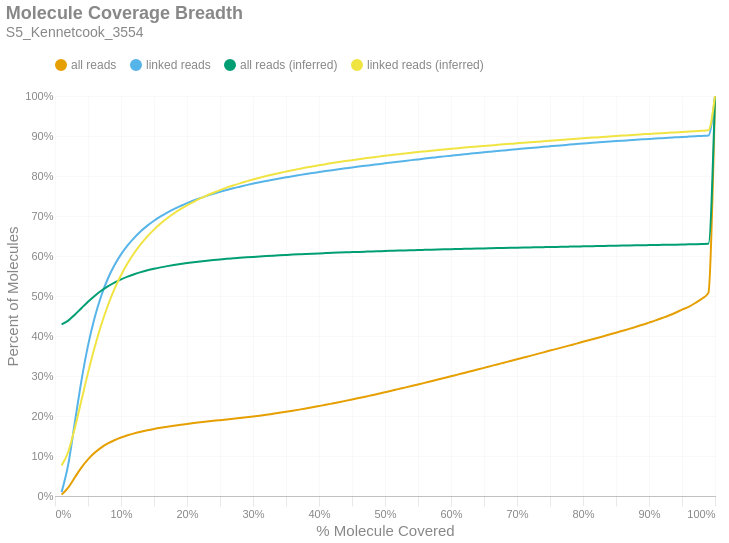

Write notebook code for a chart like this one.
### Markdown cell above
### Molecule Read Coverage
This chart shows molecule coverage breadth as computed by the number of bases aligned to that molecule. In other words, "*how much of each unique long molecule is actually sequenced/aligned?*" Keep in mind there is a distinction between sequences and alignments, since some sequences belonging to a particular molecule may not align well and wouldn't appear in the alignment data. This chart also shows molecule coverage breadth as computed by the *inferred fragment* from which the aligned sequences originate. Unlike read coverage, this calculation takes into account the total insert size, including unsequenced gaps between the forward and reverse reads. Like the previous figures, these are cumulative percents.

### Code cell
if SKIPLR:
    print_html(f"Skipped")
else:
    binned_df = consolidated_hist(valids['coverage_bp'], mask, 0.01, True)
    binned_df_inf = consolidated_hist(valids['coverage_inserts'], mask, 0.01, True)
    binned_df = binned_df.with_columns(pl.lit(binned_df_inf['all reads (cumsum)']).alias('all reads (inferred)'))
    binned_df = binned_df.with_columns(pl.lit(binned_df_inf['linked reads (cumsum)']).alias('linked reads (inferred)'))
    binned_df = binned_df.with_columns(
        (pl.col('bin').cast(pl.Float64) + 0.01).alias('right_edge')
    )

    with SafeRender(binned_df):
        (
            density_plot(binned_df, 'Molecule Coverage Breadth', samplename, 'molcov', ['all reads (inferred)','linked reads (inferred)'])
            .encode(
                #x=alt.X('bin:Q', title="% Molecule Covered").axis(format = '%').scale(padding=0),
                x=alt.X('right_edge:Q', title="% Molecule Covered").axis(format='%').scale(padding=0),
                y=alt.Y('value:Q', title='Percent of Molecules')
                    .axis(format='%')
                    .stack(False)
                    .scale(domainMin=0, padding=0),
                color=alt.Color("key:N").scale(domain = ["all reads", "linked reads", "all reads (inferred)", "linked reads (inferred)"]),
                tooltip = [
                    alt.Tooltip("key:N", title = "Data Type"),
                    alt.Tooltip("range_label:N", title="% Molecule Covered"),
                    alt.Tooltip("value:Q", format = ".2%", title="% Molecules")
                ]
            )
        ).display()

### Figure 1 — Vega-Lite specification as saved in the notebook (floating-point values rounded to 4 significant figures)
{"width": "container", "height": 400, "config": {"title": {"anchor": "start", "dy": -15, "fontSize": 18, "color": "#888888", "subtitleColor": "#888888", "subtitleFontSize": 14}, "arc": {"fill": "#0072B2"}, "axis": {"domainColor": "#888888", "domainWidth": 0.5, "gridWidth": 0.2, "grid": false, "titleFontWeight": 400, "titleFontSize": 15, "labelFontSize": 11, "labelColor": "#888888", "tickColor": "#888888", "tickWidth": 0.2, "titleColor": "#888888"}, "axisBand": {"grid": false}, "axisX": {"grid": true, "tickSize": 10, "domainCap": "round"}, "axisY": {"domain": false, "grid": true, "tickSize": 0, "domainCap": "round"}, "background": "transparent", "header": {"labelFontSize": 15, "labelColor": "#888888", "titleFontSize": 15, "titleFontWeight": 600, "titleColor": "#888888"}, "legend": {"labelFont": "sans-serif", "labelFontSize": 12, "labelColor": "#888888", "symbolSize": 100, "symbolType": "circle", "titleFontSize": 12, "titlePadding": 10, "titleColor": "#888888", "title": null, "orient": "top"}, "range": {"category": ["#E69F00", "#56B4E9", "#009E73", "#F0E442", "#0072B2", "#D55E00", "#CC79A7", "#000000"], "diverging": ["#cfe8f3", "#a2d4ec", "#73bfe2", "#46abdb", "#1696d2", "#12719e"]}, "area": {"fill": "#0072B2", "fillOpacity": 0.7, "line": true, "strokeOpacity": 0.7}, "line": {"color": "#0072B2", "stroke": "#0072B2", "strokeWidth": 2}, "trail": {"color": "#0072B2", "stroke": "#0072B2", "strokeWidth": 0, "size": 1}, "point": {"filled": true, "fillOpacity": 1.0, "size": 95}, "text": {"color": "#888888", "fontSize": 11, "align": "right", "fontWeight": 400, "size": 11}, "bar": {"fill": "#0072B2", "stroke": null}, "view": {"stroke": null, "continuousWidth": 660, "continuousHeight": 400}}, "data": {"name": "data-c3dce9149fc2d4628fd15d442405def2"}, "mark": {"type": "line", "interpolate": "monotone", "point": {"opacity": 0, "size": 275}}, "encoding": {"color": {"field": "key", "scale": {"domain": ["all reads", "linked reads", "all reads (inferred)", "linked reads (inferred)"]}, "type": "nominal"}, "tooltip": [{"field": "key", "title": "Data Type", "type": "nominal"}, {"field": "range_label", "title": "% Molecule Covered", "type": "nominal"}, {"field": "value", "format": ".2%", "title": "% Molecules", "type": "quantitative"}], "x": {"axis": {"format": "%"}, "field": "right_edge", "scale": {"padding": 0}, "title": "% Molecule Covered", "type": "quantitative"}, "y": {"axis": {"format": "%"}, "field": "value", "scale": {"domainMin": 0, "padding": 0}, "stack": false, "title": "Percent of Molecules", "type": "quantitative"}}, "params": [{"name": "param_c36ac31b6afebe62", "select": {"type": "point", "fields": ["key"]}, "bind": "legend"}], "title": {"text": "Molecule Coverage Breadth", "subtitle": "S5_Kennetcook_3554"}, "transform": [{"fold": ["all reads (cumsum)", "linked reads (cumsum)", "all reads (inferred)", "linked reads (inferred)"]}, {"calculate": "replace(datum.key, ' (cumsum)', '')", "as": "key"}, {"filter": {"param": "param_c36ac31b6afebe62"}}], "usermeta": {"embedOptions": {"downloadFileName": "S5_Kennetcook_3554.molcov"}}, "$schema": "https://vega.github.io/schema/vega-lite/v6.1.0.json", "datasets": {"data-c3dce9149fc2d4628fd15d442405def2": [{"bin": "0.0", "interval": "0.0-0.01", "all reads": 0.003398, "linked reads": 0.009693, "all reads (cumsum)": 0.003398, "linked reads (cumsum)": 0.009693, "range_label": "0.0-0.01", "all reads (inferred)": 0.4291, "linked reads (inferred)": 0.0763, "right_edge": 0.01}, {"bin": "0.01", "interval": "0.01-0.02", "all reads": 0.01779, "linked reads": 0.06878, "all reads (cumsum)": 0.02119, "linked reads (cumsum)": 0.07847, "range_label": "0.01-0.02", "all reads (inferred)": 0.4386, "linked reads (inferred)": 0.1101, "right_edge": 0.02}, {"bin": "0.02", "interval": "0.02-0.03", "all reads": 0.02518, "linked reads": 0.1049, "all reads (cumsum)": 0.04636, "linked reads (cumsum)": 0.1833, "range_label": "0.02-0.03", "all reads (inferred)": 0.4532, "linked reads (inferred)": 0.1696, "right_edge": 0.03}, {"bin": "0.03", "interval": "0.03-0.04", "all reads": 0.02461, "linked reads": 0.1045, "all reads (cumsum)": 0.07098, "linked reads (cumsum)": 0.2879, "range_label": "0.03-0.04", "all reads (inferred)": 0.4695, "linked reads (inferred)": 0.2385, "right_edge": 0.04}, {"bin": "0.04", "interval": "0.04-0.05", "all reads": 0.02066, "linked reads": 0.08809, "all reads (cumsum)": 0.09164, "linked reads (cumsum)": 0.3759, "range_label": "0.04-0.05", "all reads (inferred)": 0.4856, "linked reads (inferred)": 0.3078, "right_edge": 0.05}, {"bin": "0.05", "interval": "0.05-0.06", "all reads": 0.01643, "linked reads": 0.06974, "all reads (cumsum)": 0.1081, "linked reads (cumsum)": 0.4457, "range_label": "0.05-0.06", "all reads (inferred)": 0.5003, "linked reads (inferred)": 0.3713, "right_edge": 0.06}, {"bin": "0.06", "interval": "0.06-0.07", "all reads": 0.0129, "linked reads": 0.05437, "all reads (cumsum)": 0.121, "linked reads (cumsum)": 0.5001, "range_label": "0.06-0.07", "all reads (inferred)": 0.5131, "linked reads (inferred)": 0.4274, "right_edge": 0.07}, {"bin": "0.07", "interval": "0.07-0.08", "all reads": 0.01031, "linked reads": 0.04312, "all reads (cumsum)": 0.1313, "linked reads (cumsum)": 0.5432, "range_label": "0.07-0.08", "all reads (inferred)": 0.5242, "linked reads (inferred)": 0.4756, "right_edge": 0.08}, {"bin": "0.08", "interval": "0.08-0.09", "all reads": 0.008164, "linked reads": 0.0337, "all reads (cumsum)": 0.1394, "linked reads (cumsum)": 0.5769, "range_label": "0.08-0.09", "all reads (inferred)": 0.5336, "linked reads (inferred)": 0.517, "right_edge": 0.09}, {"bin": "0.09", "interval": "0.09-0.1", "all reads": 0.006706, "linked reads": 0.02732, "all reads (cumsum)": 0.1461, "linked reads (cumsum)": 0.6042, "range_label": "0.09-0.1", "all reads (inferred)": 0.5417, "linked reads (inferred)": 0.5517, "right_edge": 0.1}, {"bin": "0.1", "interval": "0.1-0.11", "all reads": 0.005607, "linked reads": 0.02239, "all reads (cumsum)": 0.1517, "linked reads (cumsum)": 0.6266, "range_label": "0.1-0.11", "all reads (inferred)": 0.5486, "linked reads (inferred)": 0.5818, "right_edge": 0.11}, {"bin": "0.11", "interval": "0.11-0.12", "all reads": 0.004794, "linked reads": 0.01888, "all reads (cumsum)": 0.1565, "linked reads (cumsum)": 0.6455, "range_label": "0.11-0.12", "all reads (inferred)": 0.5545, "linked reads (inferred)": 0.6075, "right_edge": 0.12}, {"bin": "0.12", "interval": "0.12-0.13", "all reads": 0.004203, "linked reads": 0.01635, "all reads (cumsum)": 0.1607, "linked reads (cumsum)": 0.6618, "range_label": "0.12-0.13", "all reads (inferred)": 0.5597, "linked reads (inferred)": 0.6298, "right_edge": 0.13}, {"bin": "0.13", "interval": "0.13-0.14", "all reads": 0.003705, "linked reads": 0.01406, "all reads (cumsum)": 0.1645, "linked reads (cumsum)": 0.6759, "range_label": "0.13-0.14", "all reads (inferred)": 0.5641, "linked reads (inferred)": 0.6491, "right_edge": 0.14}, {"bin": "0.14", "interval": "0.14-0.15", "all reads": 0.00328, "linked reads": 0.01221, "all reads (cumsum)": 0.1677, "linked reads (cumsum)": 0.6881, "range_label": "0.14-0.15", "all reads (inferred)": 0.5681, "linked reads (inferred)": 0.666, "right_edge": 0.15}, {"bin": "0.15", "interval": "0.15-0.16", "all reads": 0.002938, "linked reads": 0.01076, "all reads (cumsum)": 0.1707, "linked reads (cumsum)": 0.6989, "range_label": "0.15-0.16", "all reads (inferred)": 0.5716, "linked reads (inferred)": 0.681, "right_edge": 0.16}, {"bin": "0.16", "interval": "0.16-0.17", "all reads": 0.002675, "linked reads": 0.009629, "all reads (cumsum)": 0.1733, "linked reads (cumsum)": 0.7085, "range_label": "0.16-0.17", "all reads (inferred)": 0.5747, "linked reads (inferred)": 0.6942, "right_edge": 0.17}, {"bin": "0.17", "interval": "0.17-0.18", "all reads": 0.002439, "linked reads": 0.008611, "all reads (cumsum)": 0.1758, "linked reads (cumsum)": 0.7171, "range_label": "0.17-0.18", "all reads (inferred)": 0.5775, "linked reads (inferred)": 0.7062, "right_edge": 0.18}, {"bin": "0.18", "interval": "0.18-0.19", "all reads": 0.002261, "linked reads": 0.007738, "all reads (cumsum)": 0.178, "linked reads (cumsum)": 0.7248, "range_label": "0.18-0.19", "all reads (inferred)": 0.58, "linked reads (inferred)": 0.717, "right_edge": 0.19}, {"bin": "0.19", "interval": "0.19-0.2", "all reads": 0.002198, "linked reads": 0.00733, "all reads (cumsum)": 0.1802, "linked reads (cumsum)": 0.7322, "range_label": "0.19-0.2", "all reads (inferred)": 0.5823, "linked reads (inferred)": 0.7266, "right_edge": 0.2}, {"bin": "0.2", "interval": "0.2-0.21", "all reads": 0.002024, "linked reads": 0.006501, "all reads (cumsum)": 0.1823, "linked reads (cumsum)": 0.7387, "range_label": "0.2-0.21", "all reads (inferred)": 0.5844, "linked reads (inferred)": 0.7355, "right_edge": 0.21}, {"bin": "0.21", "interval": "0.21-0.22", "all reads": 0.001932, "linked reads": 0.005963, "all reads (cumsum)": 0.1842, "linked reads (cumsum)": 0.7446, "range_label": "0.21-0.22", "all reads (inferred)": 0.5864, "linked reads (inferred)": 0.7439, "right_edge": 0.22}, {"bin": "0.22", "interval": "0.22-0.23", "all reads": 0.001869, "linked reads": 0.005707, "all reads (cumsum)": 0.1861, "linked reads (cumsum)": 0.7503, "range_label": "0.22-0.23", "all reads (inferred)": 0.5881, "linked reads (inferred)": 0.7513, "right_edge": 0.23}, {"bin": "0.23", "interval": "0.23-0.24", "all reads": 0.001818, "linked reads": 0.005247, "all reads (cumsum)": 0.1879, "linked reads (cumsum)": 0.7556, "range_label": "0.23-0.24", "all reads (inferred)": 0.5898, "linked reads (inferred)": 0.7582, "right_edge": 0.24}, {"bin": "0.24", "interval": "0.24-0.25", "all reads": 0.001756, "linked reads": 0.004893, "all reads (cumsum)": 0.1896, "linked reads (cumsum)": 0.7605, "range_label": "0.24-0.25", "all reads (inferred)": 0.5914, "linked reads (inferred)": 0.7647, "right_edge": 0.25}, {"bin": "0.25", "interval": "0.25-0.26", "all reads": 0.001744, "linked reads": 0.004517, "all reads (cumsum)": 0.1914, "linked reads (cumsum)": 0.765, "range_label": "0.25-0.26", "all reads (inferred)": 0.5928, "linked reads (inferred)": 0.7708, "right_edge": 0.26}, {"bin": "0.26", "interval": "0.26-0.27", "all reads": 0.001743, "linked reads": 0.004335, "all reads (cumsum)": 0.1931, "linked reads (cumsum)": 0.7693, "range_label": "0.26-0.27", "all reads (inferred)": 0.5941, "linked reads (inferred)": 0.7763, "right_edge": 0.27}, {"bin": "0.27", "interval": "0.27-0.28", "all reads": 0.001754, "linked reads": 0.003975, "all reads (cumsum)": 0.1949, "linked reads (cumsum)": 0.7733, "range_label": "0.27-0.28", "all reads (inferred)": 0.5954, "linked reads (inferred)": 0.7817, "right_edge": 0.28}, {"bin": "0.28", "interval": "0.28-0.29", "all reads": 0.00187, "linked reads": 0.00394, "all reads (cumsum)": 0.1968, "linked reads (cumsum)": 0.7772, "range_label": "0.28-0.29", "all reads (inferred)": 0.5966, "linked reads (inferred)": 0.7865, "right_edge": 0.29}, {"bin": "0.29", "interval": "0.29-0.3", "all reads": 0.001989, "linked reads": 0.003633, "all reads (cumsum)": 0.1987, "linked reads (cumsum)": 0.7809, "range_label": "0.29-0.3", "all reads (inferred)": 0.5978, "linked reads (inferred)": 0.7912, "right_edge": 0.3}, {"bin": "0.3", "interval": "0.3-0.31", "all reads": 0.002089, "linked reads": 0.003514, "all reads (cumsum)": 0.2008, "linked reads (cumsum)": 0.7844, "range_label": "0.3-0.31", "all reads (inferred)": 0.5988, "linked reads (inferred)": 0.7956, "right_edge": 0.31}, {"bin": "0.31", "interval": "0.31-0.32", "all reads": 0.002236, "linked reads": 0.003259, "all reads (cumsum)": 0.2031, "linked reads (cumsum)": 0.7876, "range_label": "0.31-0.32", "all reads (inferred)": 0.5999, "linked reads (inferred)": 0.7999, "right_edge": 0.32}, {"bin": "0.32", "interval": "0.32-0.33", "all reads": 0.002385, "linked reads": 0.00314, "all reads (cumsum)": 0.2055, "linked reads (cumsum)": 0.7908, "range_label": "0.32-0.33", "all reads (inferred)": 0.6008, "linked reads (inferred)": 0.8038, "right_edge": 0.33}, {"bin": "0.33", "interval": "0.33-0.34", "all reads": 0.002449, "linked reads": 0.003038, "all reads (cumsum)": 0.2079, "linked reads (cumsum)": 0.7938, "range_label": "0.33-0.34", "all reads (inferred)": 0.6017, "linked reads (inferred)": 0.8076, "right_edge": 0.34}, {"bin": "0.34", "interval": "0.34-0.35", "all reads": 0.002547, "linked reads": 0.00284, "all reads (cumsum)": 0.2104, "linked reads (cumsum)": 0.7967, "range_label": "0.34-0.35", "all reads (inferred)": 0.6026, "linked reads (inferred)": 0.8111, "right_edge": 0.35}, {"bin": "0.35", "interval": "0.35-0.36", "all reads": 0.002694, "linked reads": 0.002872, "all reads (cumsum)": 0.2131, "linked reads (cumsum)": 0.7995, "range_label": "0.35-0.36", "all reads (inferred)": 0.6035, "linked reads (inferred)": 0.8146, "right_edge": 0.36}, {"bin": "0.36", "interval": "0.36-0.37", "all reads": 0.00277, "linked reads": 0.002668, "all reads (cumsum)": 0.2159, "linked reads (cumsum)": 0.8022, "range_label": "0.36-0.37", "all reads (inferred)": 0.6043, "linked reads (inferred)": 0.8178, "right_edge": 0.37}, {"bin": "0.37", "interval": "0.37-0.38", "all reads": 0.002855, "linked reads": 0.002606, "all reads (cumsum)": 0.2188, "linked reads (cumsum)": 0.8048, "range_label": "0.37-0.38", "all reads (inferred)": 0.6051, "linked reads (inferred)": 0.821, "right_edge": 0.38}, {"bin": "0.38", "interval": "0.38-0.39", "all reads": 0.002969, "linked reads": 0.002548, "all reads (cumsum)": 0.2217, "linked reads (cumsum)": 0.8074, "range_label": "0.38-0.39", "all reads (inferred)": 0.6058, "linked reads (inferred)": 0.824, "right_edge": 0.39}, {"bin": "0.39", "interval": "0.39-0.4", "all reads": 0.003052, "linked reads": 0.002437, "all reads (cumsum)": 0.2248, "linked reads (cumsum)": 0.8098, "range_label": "0.39-0.4", "all reads (inferred)": 0.6065, "linked reads (inferred)": 0.8269, "right_edge": 0.4}, {"bin": "0.4", "interval": "0.4-0.41", "all reads": 0.003103, "linked reads": 0.002432, "all reads (cumsum)": 0.2279, "linked reads (cumsum)": 0.8122, "range_label": "0.4-0.41", "all reads (inferred)": 0.6072, "linked reads (inferred)": 0.8296, "right_edge": 0.41}, {"bin": "0.41", "interval": "0.41-0.42", "all reads": 0.003253, "linked reads": 0.002363, "all reads (cumsum)": 0.2311, "linked reads (cumsum)": 0.8146, "range_label": "0.41-0.42", "all reads (inferred)": 0.6079, "linked reads (inferred)": 0.8324, "right_edge": 0.42}, {"bin": "0.42", "interval": "0.42-0.43", "all reads": 0.003323, "linked reads": 0.00228, "all reads (cumsum)": 0.2345, "linked reads (cumsum)": 0.8169, "range_label": "0.42-0.43", "all reads (inferred)": 0.6085, "linked reads (inferred)": 0.8349, "right_edge": 0.43}, {"bin": "0.43", "interval": "0.43-0.44", "all reads": 0.003396, "linked reads": 0.002274, "all reads (cumsum)": 0.2379, "linked reads (cumsum)": 0.8191, "range_label": "0.43-0.44", "all reads (inferred)": 0.6091, "linked reads (inferred)": 0.8373, "right_edge": 0.44}, {"bin": "0.44", "interval": "0.44-0.45", "all reads": 0.003453, "linked reads": 0.00224, "all reads (cumsum)": 0.2413, "linked reads (cumsum)": 0.8214, "range_label": "0.44-0.45", "all reads (inferred)": 0.6097, "linked reads (inferred)": 0.8396, "right_edge": 0.45}, {"bin": "0.45", "interval": "0.45-0.46", "all reads": 0.00351, "linked reads": 0.002115, "all reads (cumsum)": 0.2448, "linked reads (cumsum)": 0.8235, "range_label": "0.45-0.46", "all reads (inferred)": 0.6103, "linked reads (inferred)": 0.8419, "right_edge": 0.46}, {"bin": "0.46", "interval": "0.46-0.47", "all reads": 0.003539, "linked reads": 0.00204, "all reads (cumsum)": 0.2484, "linked reads (cumsum)": 0.8255, "range_label": "0.46-0.47", "all reads (inferred)": 0.6109, "linked reads (inferred)": 0.8442, "right_edge": 0.47}, {"bin": "0.47", "interval": "0.47-0.48", "all reads": 0.003662, "linked reads": 0.002057, "all reads (cumsum)": 0.252, "linked reads (cumsum)": 0.8276, "range_label": "0.47-0.48", "all reads (inferred)": 0.6114, "linked reads (inferred)": 0.8464, "right_edge": 0.48}, {"bin": "0.48", "interval": "0.48-0.49", "all reads": 0.003594, "linked reads": 0.002029, "all reads (cumsum)": 0.2556, "linked reads (cumsum)": 0.8296, "range_label": "0.48-0.49", "all reads (inferred)": 0.612, "linked reads (inferred)": 0.8484, "right_edge": 0.49}, {"bin": "0.49", "interval": "0.49-0.5", "all reads": 0.004005, "linked reads": 0.002066, "all reads (cumsum)": 0.2596, "linked reads (cumsum)": 0.8317, "range_label": "0.49-0.5", "all reads (inferred)": 0.6125, "linked reads (inferred)": 0.8505, "right_edge": 0.5}, {"bin": "0.5", "interval": "0.5-0.51", "all reads": 0.003538, "linked reads": 0.002056, "all reads (cumsum)": 0.2632, "linked reads (cumsum)": 0.8338, "range_label": "0.5-0.51", "all reads (inferred)": 0.613, "linked reads (inferred)": 0.8525, "right_edge": 0.51}, {"bin": "0.51", "interval": "0.51-0.52", "all reads": 0.003969, "linked reads": 0.00205, "all reads (cumsum)": 0.2671, "linked reads (cumsum)": 0.8358, "range_label": "0.51-0.52", "all reads (inferred)": 0.6135, "linked reads (inferred)": 0.8544, "right_edge": 0.52}, {"bin": "0.52", "interval": "0.52-0.53", "all reads": 0.003814, "linked reads": 0.001976, "all reads (cumsum)": 0.2709, "linked reads (cumsum)": 0.8378, "range_label": "0.52-0.53", "all reads (inferred)": 0.614, "linked reads (inferred)": 0.8562, "right_edge": 0.53}, {"bin": "0.53", "interval": "0.53-0.54", "all reads": 0.003902, "linked reads": 0.001921, "all reads (cumsum)": 0.2748, "linked reads (cumsum)": 0.8397, "range_label": "0.53-0.54", "all reads (inferred)": 0.6145, "linked reads (inferred)": 0.858, "right_edge": 0.54}, {"bin": "0.54", "interval": "0.54-0.55", "all reads": 0.003982, "linked reads": 0.001848, "all reads (cumsum)": 0.2788, "linked reads (cumsum)": 0.8415, "range_label": "0.54-0.55", "all reads (inferred)": 0.6149, "linked reads (inferred)": 0.8598, "right_edge": 0.55}, {"bin": "0.55", "interval": "0.55-0.56", "all reads": 0.004054, "linked reads": 0.001957, "all reads (cumsum)": 0.2829, "linked reads (cumsum)": 0.8435, "range_label": "0.55-0.56", "all reads (inferred)": 0.6154, "linked reads (inferred)": 0.8615, "right_edge": 0.56}, {"bin": "0.56", "interval": "0.56-0.57", "all reads": 0.004112, "linked reads": 0.00191, "all reads (cumsum)": 0.287, "linked reads (cumsum)": 0.8454, "range_label": "0.56-0.57", "all reads (inferred)": 0.6158, "linked reads (inferred)": 0.8632, "right_edge": 0.57}, {"bin": "0.57", "interval": "0.57-0.58", "all reads": 0.004059, "linked reads": 0.00181, "all reads (cumsum)": 0.2911, "linked reads (cumsum)": 0.8472, "range_label": "0.57-0.58", "all reads (inferred)": 0.6162, "linked reads (inferred)": 0.8648, "right_edge": 0.58}, {"bin": "0.58", "interval": "0.58-0.59", "all reads": 0.004169, "linked reads": 0.001839, "all reads (cumsum)": 0.2952, "linked reads (cumsum)": 0.8491, "range_label": "0.58-0.59", "all reads (inferred)": 0.6167, "linked reads (inferred)": 0.8664, "right_edge": 0.59}, {"bin": "0.59", "interval": "0.59-0.6", "all reads": 0.004223, "linked reads": 0.001769, "all reads (cumsum)": 0.2994, "linked reads (cumsum)": 0.8508, "range_label": "0.59-0.6", "all reads (inferred)": 0.6171, "linked reads (inferred)": 0.868, "right_edge": 0.6}, {"bin": "0.6", "interval": "0.6-0.61", "all reads": 0.004023, "linked reads": 0.00172, "all reads (cumsum)": 0.3035, "linked reads (cumsum)": 0.8526, "range_label": "0.6-0.61", "all reads (inferred)": 0.6175, "linked reads (inferred)": 0.8695, "right_edge": 0.61}, {"bin": "0.61", "interval": "0.61-0.62", "all reads": 0.004239, "linked reads": 0.001746, "all reads (cumsum)": 0.3077, "linked reads (cumsum)": 0.8543, "range_label": "0.61-0.62", "all reads (inferred)": 0.6179, "linked reads (inferred)": 0.871, "right_edge": 0.62}, {"bin": "0.62", "interval": "0.62-0.63", "all reads": 0.004199, "linked reads": 0.001662, "all reads (cumsum)": 0.3119, "linked reads (cumsum)": 0.856, "range_label": "0.62-0.63", "all reads (inferred)": 0.6183, "linked reads (inferred)": 0.8724, "right_edge": 0.63}, {"bin": "0.63", "interval": "0.63-0.64", "all reads": 0.004201, "linked reads": 0.001692, "all reads (cumsum)": 0.3161, "linked reads (cumsum)": 0.8576, "range_label": "0.63-0.64", "all reads (inferred)": 0.6186, "linked reads (inferred)": 0.8738, "right_edge": 0.64}, {"bin": "0.64", "interval": "0.64-0.65", "all reads": 0.004256, "linked reads": 0.001662, "all reads (cumsum)": 0.3204, "linked reads (cumsum)": 0.8593, "range_label": "0.64-0.65", "all reads (inferred)": 0.619, "linked reads (inferred)": 0.8752, "right_edge": 0.65}, {"bin": "0.65", "interval": "0.65-0.66", "all reads": 0.00437, "linked reads": 0.001598, "all reads (cumsum)": 0.3247, "linked reads (cumsum)": 0.8609, "range_label": "0.65-0.66", "all reads (inferred)": 0.6194, "linked reads (inferred)": 0.8765, "right_edge": 0.66}, {"bin": "0.66", "interval": "0.66-0.67", "all reads": 0.004231, "linked reads": 0.00159, "all reads (cumsum)": 0.329, "linked reads (cumsum)": 0.8625, "range_label": "0.66-0.67", "all reads (inferred)": 0.6197, "linked reads (inferred)": 0.8778, "right_edge": 0.67}, {"bin": "0.67", "interval": "0.67-0.68", "all reads": 0.004294, "linked reads": 0.001534, "all reads (cumsum)": 0.3333, "linked reads (cumsum)": 0.864, "range_label": "0.67-0.68", "all reads (inferred)": 0.6201, "linked reads (inferred)": 0.8791, "right_edge": 0.68}, {"bin": "0.68", "interval": "0.68-0.69", "all reads": 0.004196, "linked reads": 0.001522, "all reads (cumsum)": 0.3375, "linked reads (cumsum)": 0.8656, "range_label": "0.68-0.69", "all reads (inferred)": 0.6204, "linked reads (inferred)": 0.8804, "right_edge": 0.69}, {"bin": "0.69", "interval": "0.69-0.7", "all reads": 0.004329, "linked reads": 0.001572, "all reads (cumsum)": 0.3418, "linked reads (cumsum)": 0.8671, "range_label": "0.69-0.7", "all reads (inferred)": 0.6208, "linked reads (inferred)": 0.8816, "right_edge": 0.7}, {"bin": "0.7", "interval": "0.7-0.71", "all reads": 0.004268, "linked reads": 0.001391, "all reads (cumsum)": 0.3461, "linked reads (cumsum)": 0.8685, "range_label": "0.7-0.71", "all reads (inferred)": 0.6211, "linked reads (inferred)": 0.883, "right_edge": 0.71}, {"bin": "0.71", "interval": "0.71-0.72", "all reads": 0.004255, "linked reads": 0.001443, "all reads (cumsum)": 0.3503, "linked reads (cumsum)": 0.87, "range_label": "0.71-0.72", "all reads (inferred)": 0.6214, "linked reads (inferred)": 0.8842, "right_edge": 0.72}, {"bin": "0.72", "interval": "0.72-0.73", "all reads": 0.004395, "linked reads": 0.001474, "all reads (cumsum)": 0.3547, "linked reads (cumsum)": 0.8714, "range_label": "0.72-0.73", "all reads (inferred)": 0.6218, "linked reads (inferred)": 0.8854, "right_edge": 0.73}, {"bin": "0.73", "interval": "0.73-0.74", "all reads": 0.004344, "linked reads": 0.001514, "all reads (cumsum)": 0.359, "linked reads (cumsum)": 0.873, "range_label": "0.73-0.74", "all reads (inferred)": 0.6221, "linked reads (inferred)": 0.8866, "right_edge": 0.74}, {"bin": "0.74", "interval": "0.74-0.75", "all reads": 0.004514, "linked reads": 0.001432, "all reads (cumsum)": 0.3636, "linked reads (cumsum)": 0.8744, "range_label": "0.74-0.75", "all reads (inferred)": 0.6225, "linked reads (inferred)": 0.8879, "right_edge": 0.75}, {"bin": "0.75", "interval": "0.75-0.76", "all reads": 0.004229, "linked reads": 0.001424, "all reads (cumsum)": 0.3678, "linked reads (cumsum)": 0.8758, "range_label": "0.75-0.76", "all reads (inferred)": 0.6228, "linked reads (inferred)": 0.8891, "right_edge": 0.76}, {"bin": "0.76", "interval": "0.76-0.77", "all reads": 0.004357, "linked reads": 0.001348, "all reads (cumsum)": 0.3721, "linked reads (cumsum)": 0.8772, "range_label": "0.76-0.77", "all reads (inferred)": 0.6231, "linked reads (inferred)": 0.8904, "right_edge": 0.77}, {"bin": "0.77", "interval": "0.77-0.78", "all reads": 0.004407, "linked reads": 0.001383, "all reads (cumsum)": 0.3766, "linked reads (cumsum)": 0.8785, "range_label": "0.77-0.78", "all reads (inferred)": 0.6235, "linked reads (inferred)": 0.8917, "right_edge": 0.78}, {"bin": "0.78", "interval": "0.78-0.79", "all reads": 0.004441, "linked reads": 0.001272, "all reads (cumsum)": 0.381, "linked reads (cumsum)": 0.8798, "range_label": "0.78-0.79", "all reads (inferred)": 0.6238, "linked reads (inferred)": 0.8929, "right_edge": 0.79}, {"bin": "0.79", "interval": "0.79-0.8", "all reads": 0.004628, "linked reads": 0.001299, "all reads (cumsum)": 0.3856, "linked reads (cumsum)": 0.8811, "range_label": "0.79-0.8", "all reads (inferred)": 0.6241, "linked reads (inferred)": 0.8941, "right_edge": 0.8}, {"bin": "0.8", "interval": "0.8-0.81", "all reads": 0.00431, "linked reads": 0.001221, "all reads (cumsum)": 0.3899, "linked reads (cumsum)": 0.8823, "range_label": "0.8-0.81", "all reads (inferred)": 0.6245, "linked reads (inferred)": 0.8953, "right_edge": 0.81}, {"bin": "0.81", "interval": "0.81-0.82", "all reads": 0.004471, "linked reads": 0.001238, "all reads (cumsum)": 0.3944, "linked reads (cumsum)": 0.8836, "range_label": "0.81-0.82", "all reads (inferred)": 0.6248, "linked reads (inferred)": 0.8965, "right_edge": 0.82}, {"bin": "0.82", "interval": "0.82-0.83", "all reads": 0.004566, "linked reads": 0.001196, "all reads (cumsum)": 0.399, "linked reads (cumsum)": 0.8848, "range_label": "0.82-0.83", "all reads (inferred)": 0.6251, "linked reads (inferred)": 0.8976, "right_edge": 0.83}, {"bin": "0.83", "interval": "0.83-0.84", "all reads": 0.004661, "linked reads": 0.001277, "all reads (cumsum)": 0.4036, "linked reads (cumsum)": 0.886, "range_label": "0.83-0.84", "all reads (inferred)": 0.6254, "linked reads (inferred)": 0.8988, "right_edge": 0.84}, {"bin": "0.84", "interval": "0.84-0.85", "all reads": 0.004676, "linked reads": 0.001229, "all reads (cumsum)": 0.4083, "linked reads (cumsum)": 0.8873, "range_label": "0.84-0.85", "all reads (inferred)": 0.6257, "linked reads (inferred)": 0.8999, "right_edge": 0.85}, {"bin": "0.85", "interval": "0.85-0.86", "all reads": 0.004762, "linked reads": 0.001129, "all reads (cumsum)": 0.4131, "linked reads (cumsum)": 0.8884, "range_label": "0.85-0.86", "all reads (inferred)": 0.626, "linked reads (inferred)": 0.901, "right_edge": 0.86}, {"bin": "0.86", "interval": "0.86-0.87", "all reads": 0.004778, "linked reads": 0.001084, "all reads (cumsum)": 0.4178, "linked reads (cumsum)": 0.8895, "range_label": "0.86-0.87", "all reads (inferred)": 0.6264, "linked reads (inferred)": 0.9021, "right_edge": 0.87}, {"bin": "0.87", "interval": "0.87-0.88", "all reads": 0.005071, "linked reads": 0.001107, "all reads (cumsum)": 0.4229, "linked reads (cumsum)": 0.8906, "range_label": "0.87-0.88", "all reads (inferred)": 0.6267, "linked reads (inferred)": 0.9032, "right_edge": 0.88}, {"bin": "0.88", "interval": "0.88-0.89", "all reads": 0.005095, "linked reads": 0.001075, "all reads (cumsum)": 0.428, "linked reads (cumsum)": 0.8917, "range_label": "0.88-0.89", "all reads (inferred)": 0.627, "linked reads (inferred)": 0.9042, "right_edge": 0.89}, {"bin": "0.89", "interval": "0.89-0.9", "all reads": 0.005476, "linked reads": 0.001053, "all reads (cumsum)": 0.4335, "linked reads (cumsum)": 0.8927, "range_label": "0.89-0.9", "all reads (inferred)": 0.6273, "linked reads (inferred)": 0.9052, "right_edge": 0.9}, {"bin": "0.9", "interval": "0.9-0.91", "all reads": 0.005533, "linked reads": 0.0009394, "all reads (cumsum)": 0.439, "linked reads (cumsum)": 0.8937, "range_label": "0.9-0.91", "all reads (inferred)": 0.6275, "linked reads (inferred)": 0.9062, "right_edge": 0.91}, {"bin": "0.91", "interval": "0.91-0.92", "all reads": 0.005936, "linked reads": 0.001022, "all reads (cumsum)": 0.445, "linked reads (cumsum)": 0.8947, "range_label": "0.91-0.92", "all reads (inferred)": 0.6278, "linked reads (inferred)": 0.9072, "right_edge": 0.92}, {"bin": "0.92", "interval": "0.92-0.93", "all reads": 0.006208, "linked reads": 0.001009, "all reads (cumsum)": 0.4512, "linked reads (cumsum)": 0.8957, "range_label": "0.92-0.93", "all reads (inferred)": 0.6281, "linked reads (inferred)": 0.9081, "right_edge": 0.93}, {"bin": "0.93", "interval": "0.93-0.94", "all reads": 0.007006, "linked reads": 0.0009704, "all reads (cumsum)": 0.4582, "linked reads (cumsum)": 0.8967, "range_label": "0.93-0.94", "all reads (inferred)": 0.6284, "linked reads (inferred)": 0.909, "right_edge": 0.94}, {"bin": "0.94", "interval": "0.94-0.95", "all reads": 0.00783, "linked reads": 0.0009816, "all reads (cumsum)": 0.466, "linked reads (cumsum)": 0.8976, "range_label": "0.94-0.95", "all reads (inferred)": 0.6287, "linked reads (inferred)": 0.91, "right_edge": 0.95}, {"bin": "0.95", "interval": "0.95-0.96", "all reads": 0.006759, "linked reads": 0.0009056, "all reads (cumsum)": 0.4728, "linked reads (cumsum)": 0.8985, "range_label": "0.95-0.96", "all reads (inferred)": 0.6291, "linked reads (inferred)": 0.911, "right_edge": 0.96}, {"bin": "0.96", "interval": "0.96-0.97", "all reads": 0.009782, "linked reads": 0.0008972, "all reads (cumsum)": 0.4825, "linked reads (cumsum)": 0.8994, "range_label": "0.96-0.97", "all reads (inferred)": 0.6295, "linked reads (inferred)": 0.9119, "right_edge": 0.97}, {"bin": "0.97", "interval": "0.97-0.98", "all reads": 0.0104, "linked reads": 0.0008587, "all reads (cumsum)": 0.4929, "linked reads (cumsum)": 0.9003, "range_label": "0.97-0.98", "all reads (inferred)": 0.6299, "linked reads (inferred)": 0.9129, "right_edge": 0.98}, {"bin": "0.98", "interval": "0.98-0.99", "all reads": 0.01489, "linked reads": 0.0009, "all reads (cumsum)": 0.5078, "linked reads (cumsum)": 0.9012, "range_label": "0.98-0.99", "all reads (inferred)": 0.6304, "linked reads (inferred)": 0.9142, "right_edge": 0.99}, {"bin": "0.99", "interval": "0.99-1.0", "all reads": 0.4922, "linked reads": 0.0988, "all reads (cumsum)": 1.0, "linked reads (cumsum)": 1.0, "range_label": "0.99-1.0", "all reads (inferred)": 1.0, "linked reads (inferred)": 1.0, "right_edge": 1.0}]}}
